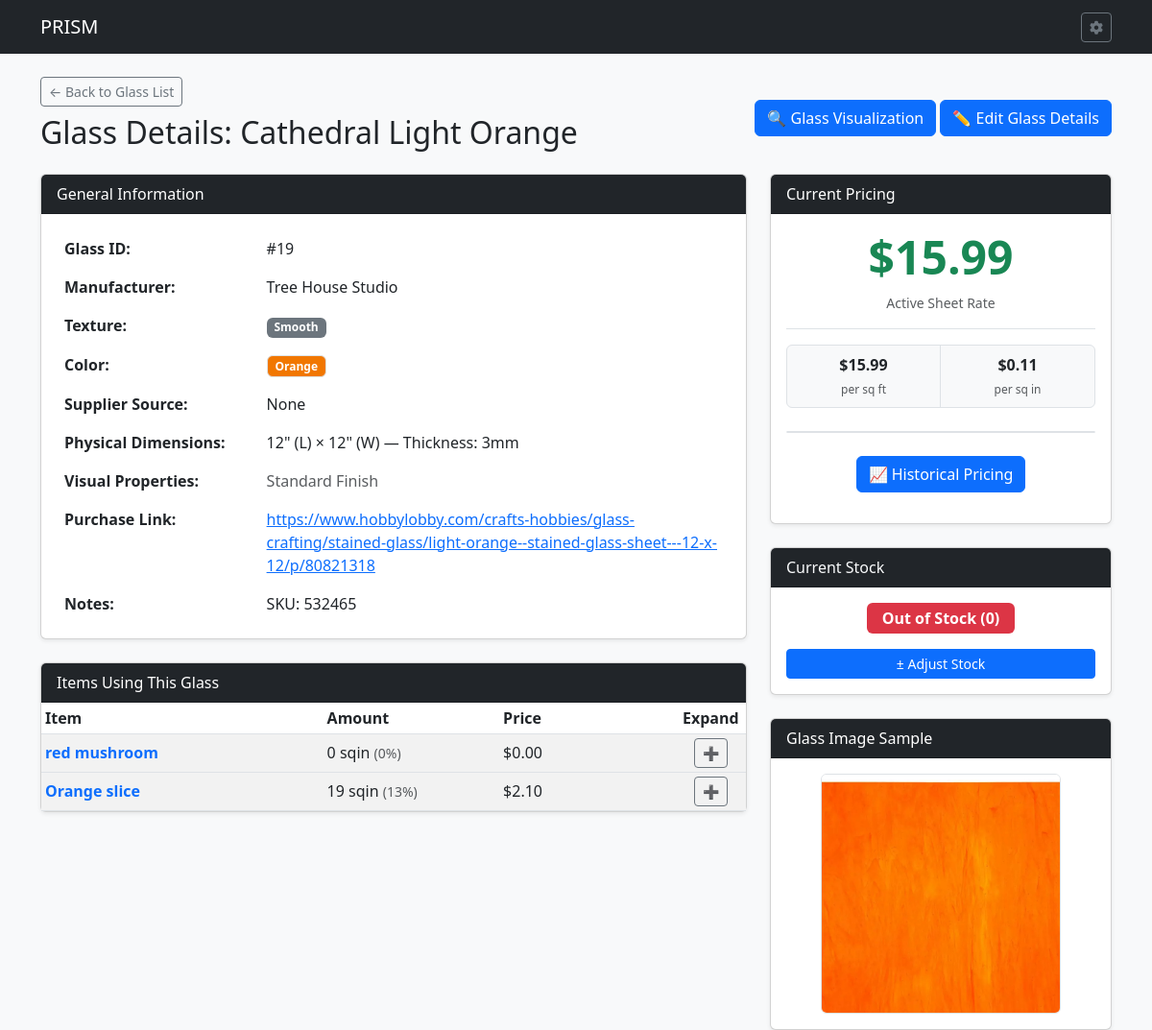
/glass/19, run on the app's committed database.
### tables this page shows
CREATE TABLE GSI (

    GLASSID INTEGER PRIMARY KEY AUTOINCREMENT,	--Glass Id number
    GLSNAME TEXT,				--Glass Name
    GLSMANF TEXT,				--Glass Manufacturer
    GLSLEN NUMERIC,				--Glass Length
    GLSWID NUMERIC,				--Glass Width
    GLSTHK NUMERIC,				--Glass Thickness
    GLSTEX TEXT,				--Glass Texture
    GLSIRI INTEGER,				--Iridescent Bool
    GLSOPAL INTEGER,				--Opalescent Bool
    GLSOURCE TEXT,				--Glass Source
    GLLINK TEXT,				--URL to Glass
    GLSIMG TEXT,				--Image of Glass
    GLSNOTE TEXT,				--Notes about Glass
    COLOR TEXT,					--Glass color
    GTRNSN TEXT,				--Glass Transparency
    ISACTIVE INTEGER, LOWSTOCK INTEGER DEFAULT 1,				--Is Active Bool

    FOREIGN KEY (GLSTEX) REFERENCES GTL(GLSTEX) ON DELETE SET NULL ON UPDATE CASCADE,
    FOREIGN KEY (COLOR) REFERENCES COLOR(COLOR) ON DELETE SET NULL ON UPDATE CASCADE,
    FOREIGN KEY (GLSOURCE) REFERENCES GSL(GLSOURCE) ON DELETE SET NULL ON UPDATE CASCADE,
    FOREIGN KEY (GTRNSN) REFERENCES GTRNS(GTRNSN) ON DELETE SET NULL ON UPDATE CASCADE

);

CREATE TABLE ITM (

    ITEMID INTEGER PRIMARY KEY AUTOINCREMENT,	--Item ID
    ITMNAME TEXT,				--Item Name
    ITMIMG TEXT,				--Item Image
    ONEOFF INTEGER,				--One off Item
    VARIAT INTEGER,				--Is Variation Boolean
    ITMGRP TEXT,				--Item Group
    CURRENT INTEGER,				--Currently Being Sold Bool
    ITMPTRN TEXT,				--Item Pattern Image
    ITMSVG TEXT,				--Item SVG
    ITMNOTE TEXT,				--Item Notes
    ITMLEN TEXT,				--Item Length
    ITMWID TEXT,				--Item Width
    IMISLDR INTEGER,				--Item Solder IMI ID
    IMICAME INTEGER,				--Item CAME IMI ID
    IMIFOIL INTEGER,				--Item Foil IMI ID
    IMICHAIN INTEGER,				--Item Chain IMI ID
    IMIRING INTEGER,				--Item Ring IMI ID
    IMIWIRE INTEGER,				--Item Wire IMI ID
    PARENT INTEGER,				--Parent Item ID
    PATINA TEXT,				--Patina Type
    ISACTIVE INTEGER,				--Is Active Item

    FOREIGN KEY (ITMGRP) REFERENCES IGP(ITMGRP) ON DELETE SET NULL ON UPDATE CASCADE,
    FOREIGN KEY (IMISLDR) REFERENCES IMI(IMIID) ON DELETE SET NULL ON UPDATE CASCADE,
    FOREIGN KEY (IMICAME) REFERENCES IMI(IMIID) ON DELETE SET NULL ON UPDATE CASCADE,
    FOREIGN KEY (IMIFOIL) REFERENCES IMI(IMIID) ON DELETE SET NULL ON UPDATE CASCADE,
    FOREIGN KEY (IMICHAIN) REFERENCES IMI(IMIID) ON DELETE SET NULL ON UPDATE CASCADE,
    FOREIGN KEY (IMIRING) REFERENCES IMI(IMIID) ON DELETE SET NULL ON UPDATE CASCADE,
    FOREIGN KEY (IMIWIRE) REFERENCES IMI(IMIID) ON DELETE SET NULL ON UPDATE CASCADE,
    FOREIGN KEY (PATINA) REFERENCES PATINA(PATINA) ON DELETE SET NULL ON UPDATE CASCADE
);

CREATE TABLE GPC (

    GLASSID INTEGER,                          	--Glass ID
    GLSPRICE NUMERIC,                         	--Glass Price
    STDATE TEXT,                              	--Start Date
    ENDDATE TEXT,                             	--End Date

    FOREIGN KEY (GLASSID) REFERENCES GSI(GLASSID) ON DELETE CASCADE ON UPDATE CASCADE

);

### routes/glass_routes.py (the view, shortened to what this page needs)
@glass_bp.route('/glass/<int:glass_id>', methods=['GET', 'POST'])
def glass_detail(glass_id):
    db = get_db_from_app()
    glass = db.execute('''
        SELECT g.*, p.GLSPRICE, s.SRCWEB, s.GLSLOGO, c.CHEX,
               COALESCE((
                   SELECT i.GLSSTOCK FROM GLSINV i
                   WHERE i.GLASSID = g.GLASSID
                   ORDER BY i.TS DESC, i.GLSTRNID DESC LIMIT 1
               ), 0) AS CURRENT_STOCK
        FROM GSI g
        LEFT JOIN GPC p ON g.GLASSID = p.GLASSID
        LEFT JOIN GSL s ON g.GLSOURCE = s.GLSOURCE
        LEFT JOIN COLOR c ON g.COLOR = c.COLOR
        WHERE g.GLASSID = ?
    ''', (glass_id,)).fetchone()
    if not glass:
        flash('Glass sheet record not found.', 'danger')
        return redirect(url_for('glass_bp.list_glass'))
    components = db.execute('''
        SELECT c.*, i.ITMNAME
        FROM IGC c
        JOIN ITM i ON c.ITEMID = i.ITEMID
        WHERE c.GLASSID = ?
    ''', (glass_id,)).fetchall()
    return render_template('glass_detail.html', glass=glass, components=components, today_date=date.today().isoformat())

### app.py (called while the page is built)
def get_db():
    conn = sqlite3.connect(DATABASE)
    conn.row_factory = sqlite3.Row
    conn.execute("PRAGMA foreign_keys = ON;")
    return conn

### routes/glass_routes.py (called while the page is built)
def get_db_from_app():
    from __main__ import get_db
    return get_db()

### templates/glass_detail.html (shortened to what this page needs)
{% extends 'base.html' %}
{% block content %}
<div class="d-flex justify-content-between align-items-center mb-3">
    <div>
        <a href="{{ url_for('glass_bp.list_glass') }}" class="btn btn-outline-secondary btn-sm mb-2">&larr; Back to Glass List</a>
        <h2>Glass Details: {{ glass.GLSNAME }}</h2>
    </div>
    <div>
        <a href="{{ url_for('glass_bp.glass_visuals', glass_id=glass.GLASSID) }}" class="btn btn-primary">🔍 Glass Visualization</a>
        <a href="{{ url_for('glass_bp.edit_glass', glass_id=glass.GLASSID) }}" class="btn btn-primary">✏️ Edit Glass Details</a>
    </div>
</div>
<div class="row">
    <div class="col-md-8">
        <div class="card shadow-sm mb-4">
            <div class="card-header bg-dark text-white">General Information</div>
            <div class="card-body">
                <table class="table table-borderless mb-0">
                    <tbody>
                        <tr>
                            <th style="width: 30%;">Glass ID:</th>
                            <td>#{{ glass.GLASSID }}</td>
                        </tr>
                        <tr>
                            <th>Manufacturer:</th>
                            <td>{{ glass.GLSMANF or 'Unspecified' }}</td>
                        </tr>
                        <tr>
                            <th>Texture:</th>
                            <td><span class="badge bg-secondary">{{ glass.GLSTEX or 'None' }}</span></td>
                        </tr>
                        <tr>
                            <th>Color:</th>
				<td>
	                        {% if glass.COLOR %}
	                            {% if glass.CHEX %}
	                                <span class="badge border color-badge" style="background-color: #{{ glass.CHEX }};">
	                                    {{ glass.COLOR }}
	                                </span>
	                            {% else %}
	                                <span class="badge bg-secondary">{{ glass.COLOR }}</span>
	                            {% endif %}
	                        {% else %}
	                            <span class="badge bg-light text-muted border">N/A</span>
	                        {% endif %}
	                    </td>
                        </tr>
                        <tr>
                            <th>Supplier Source:</th>
                            <td>{{ glass.GLSOURCE or 'None' }} {% if glass.SRCWEB %}<span class="badge bg-secondary text-light ms-1"><i class="fa fa-globe text-light ms-1"></i> Online Vendor</span>{% endif %}</td>
                        </tr>
                        <tr>
                            <th>Physical Dimensions:</th>
                            <td>
                                {% if glass.GLSLEN %}
                                    {{ glass.GLSLEN }}" (L) × {{ glass.GLSWID }}" (W) — Thickness: {{ glass.GLSTHK or '?' }}mm
                                {% else %}
                                    <span class="text-muted">No dimensions recorded</span>
                                {% endif %}
                            </td>
                        </tr>
                        <tr>
                            <th>Visual Properties:</th>
                            <td>
                                {% if not glass.GLSIRI and not glass.GLSOPAL %}<span class="text-muted">Standard Finish</span>{% endif %}
                            </td>
                        </tr>
                        <tr>
                            <th>Purchase Link:</th>
                            <td>
                                {% if glass.GLLINK %}
                                    <a href="{{ glass.GLLINK }}" target="_blank" rel="noopener">{{ glass.GLLINK }}</a>
                                {% else %}
                                    <span class="text-muted">None</span>
                                {% endif %}
                            </td>
                        </tr>
                        <tr>
                            <th>Notes:</th>
                            <td>{{ glass.GLSNOTE or 'No notes provided.' }}</td>
                        </tr>
                    </tbody>
                </table>
            </div>
        </div>
        <div class="card shadow-sm">
            <div class="card-header bg-dark text-white d-flex justify-content-between align-items-center">
                <span>Items Using This Glass</span>
            </div>
            <div class="card-body p-0">
                <table class="table table-sm table-striped mb-0 align-middle">
                    <thead>
                        <tr>
                            <th style="width: 40%;">Item</th>
                            <th style="width: 25%;">Amount</th>
                            <th style="width: 25%;">Price</th>
                            <th style="width: 10%; text-align: center;">Expand</th>
                        </tr>
                    </thead>
                    <tbody>
                        {% set total_glass_sqin = (glass.GLSLEN * glass.GLSWID) if (glass.GLSLEN and glass.GLSWID and glass.GLSLEN > 0 and glass.GLSWID > 0) else 0 %}
                        {% set price_per_sqin = (glass.GLSPRICE / total_glass_sqin) if (glass.GLSPRICE and total_glass_sqin > 0) else 0 %}
                        {% set item_groups = {} %}
                        {% for comp in components %}
                            {% if comp.ITEMID not in item_groups %}
                                {% set _ = item_groups.update({comp.ITEMID: {'ITMNAME': comp.ITMNAME, 'ITEMID': comp.ITEMID, 'comps': [], 'total_sqin': 0.0}}) %}
                            {% endif %}
                            {% set comp_sqin = (comp.COMPLEN or 0) * (comp.COMPWID or 0) %}
                            {% set _ = item_groups[comp.ITEMID]['comps'].append(comp) %}
                            {% set _ = item_groups[comp.ITEMID].update({'total_sqin': item_groups[comp.ITEMID]['total_sqin'] + comp_sqin}) %}
                        {% endfor %}
                        {% for item_id, data in item_groups.items() %}
                            {% set item_sqin = data.total_sqin %}
                            {% set item_pct = ((item_sqin / total_glass_sqin) * 100) if total_glass_sqin > 0 else 0 %}
                            {% set item_price = item_sqin * price_per_sqin %}
                            <tr>
                                <td>
                                    <a href="{{ url_for('item_bp.item_detail', item_id=data.ITEMID) }}" class="fw-bold text-decoration-none">
                                        {{ data.ITMNAME }}
                                    </a>
                                </td>
                                <td>
                                    {{ "%.0f"|format(item_sqin) }} sqin <span class="text-muted small">({{ "%.0f"|format(item_pct) }}%)</span>
                                </td>
                                <td>
                                    ${{ "%.2f"|format(item_price) }}
                                </td>
                                <td class="text-center">
                                    <button class="btn btn-sm btn-outline-secondary toggle-expand-btn" type="button" data-bs-toggle="collapse" data-bs-target="#collapseItem{{ item_id }}" aria-expanded="false" aria-controls="collapseItem{{ item_id }}">
                                        <span class="expand-icon">➕</span>
                                    </button>
                                </td>
                            </tr>
                        {% else %}
                        <tr>
                            <td colspan="4" class="text-center py-3 text-muted">No item patterns currently reference this glass type.</td>
                        </tr>
                        {% endfor %}
                    </tbody>
                </table>
            </div>
        </div>
    </div>
<div class="col-md-4">
        <div class="card shadow-sm mb-4">
            <div class="card-header bg-dark text-white">Current Pricing</div>
            <div class="card-body text-center">
                {% if glass.GLSPRICE %}
                    <h1 class="display-5 text-success fw-bold">${{ "%.2f"|format(glass.GLSPRICE) }}</h1>
                    <p class="text-muted small mb-0">Active Sheet Rate</p>
                    {% if glass.GLSLEN and glass.GLSWID and glass.GLSLEN > 0 and glass.GLSWID > 0 %}
                        {% set total_sqin = glass.GLSLEN * glass.GLSWID %}
                        {% set price_per_sqin = glass.GLSPRICE / total_sqin %}
                        {% set price_per_sqft = price_per_sqin * 144 %}
                        <div class="border-top mt-3 pt-3">
                            <div class="row g-0 rounded bg-light border text-center overflow-hidden">
                                <div class="col-6 py-2 border-end">
                                    <div class="fw-bold text-dark">${{ "%.2f"|format(price_per_sqft) }}</div>
                                    <small class="text-muted" style="font-size: 0.75rem;">per sq ft</small>
                                </div>
                                <div class="col-6 py-2">
                                    <div class="fw-bold text-dark">${{ "%.2f"|format(price_per_sqin) }}</div>
                                    <small class="text-muted" style="font-size: 0.75rem;">per sq in</small>
                                </div>
                            </div>
                        </div>
                    {% else %}
                        <div class="border-top mt-3 pt-2">
                            <small class="text-muted">Enter dimensions (L × W) to calculate unit prices.</small>
                        </div>
                    {% endif %}
                {% else %}
                    <p class="text-muted mb-0">No active price set for this sheet.</p>
                {% endif %}
<br>
                            <div class="row g-0 rounded bg-light border text-center overflow-hidden"></div>
		<div class="mt-4 mb-3 d-flex justify-content-center">
		    <a href="{{ url_for('glass_bp.glass_price_history', glass_id=glass.GLASSID) }}" class="btn btn-primary d-flex align-items-center gap-1">
		        📈 Historical Pricing
		    </a>
		</div>
            </div>
        </div>
        <div class="card shadow-sm mb-4">
            <div class="card-header bg-dark text-light d-flex justify-content-between align-items-center">
                <span>Current Stock</span>
            </div>
            <div class="card-body text-center">
                {% set stock = glass.CURRENT_STOCK if glass.CURRENT_STOCK is not none else 0 %}
                <div class="mb-3">
                    {% if stock <= 0 %}
                        <span class="badge bg-danger px-3 py-2 fs-6">Out of Stock (0)</span>
                    {% elif stock == 1 %}
                        <span class="badge bg-warning text-dark px-3 py-2 fs-6">Low Stock (1)</span>
                    {% else %}
                        <span class="badge bg-success px-3 py-2 fs-6">In Stock ({{ stock }})</span>
                    {% endif %}
                </div>
                <button type="button" class="btn btn-sm btn-primary adjust-btn w-100"
                        data-bs-toggle="modal"
                        data-bs-target="#adjustModal"
                        data-glassid="{{ glass.GLASSID }}"
                        data-glassname="{{ glass.GLSNAME }}"
                        data-currentstock="{{ stock }}">
                    ± Adjust Stock
                </button>
            </div>
        </div>
{% if glass.GLSIMG %}
        <div class="card shadow-sm">
            <div class="card-header bg-dark text-white">Glass Image Sample</div>
            <div class="card-body text-center">
                {% if glass.GLSIMG.startswith('http://') or glass.GLSIMG.startswith('https://') %}
                    <img src="{{ glass.GLSIMG }}" alt="{{ glass.GLSNAME }}" class="img-fluid rounded border" style="max-height: 250px;">
                {% else %}
                    <img src="{{ url_for('static', filename=glass.GLSIMG.lstrip('/')) }}" alt="{{ glass.GLSNAME }}" class="img-fluid rounded border" style="max-height: 250px;">
                {% endif %}
            </div>
        </div>
        {% endif %}
    </div>
</div>
{% endblock %}

### data on the page
GSI: GLSNAME "Cathedral Light Orange", GLASSID "19", GLSMANF "Tree House Studio", GLSTEX "Smooth", COLOR "Orange", GLSLEN "12", GLSWID "12", GLSTHK "3", GLLINK "https://www.hobbylobby.com/crafts-hobbies/glass-crafting/stained-glass/light-orange--stained-glass-sheet---12-x-12/p/80821318", GLSNOTE "SKU: 532465", GLSIMG (picture)
ITM: ITMNAME "red mushroom"
ITM: ITMNAME "Orange slice"
GPC: GLSPRICE "15.99"

### other printed values
{{ glass.GLSOURCE or 'None' }} "None"
{{ "%.0f"|format(item_sqin) }} "0" "19"
{{ "%.0f"|format(item_pct) }} "0" "13"
{{ "%.2f"|format(item_price) }} "0.00" "2.10"
{{ "%.2f"|format(price_per_sqft) }} "15.99"
{{ "%.2f"|format(price_per_sqin) }} "0.11"
